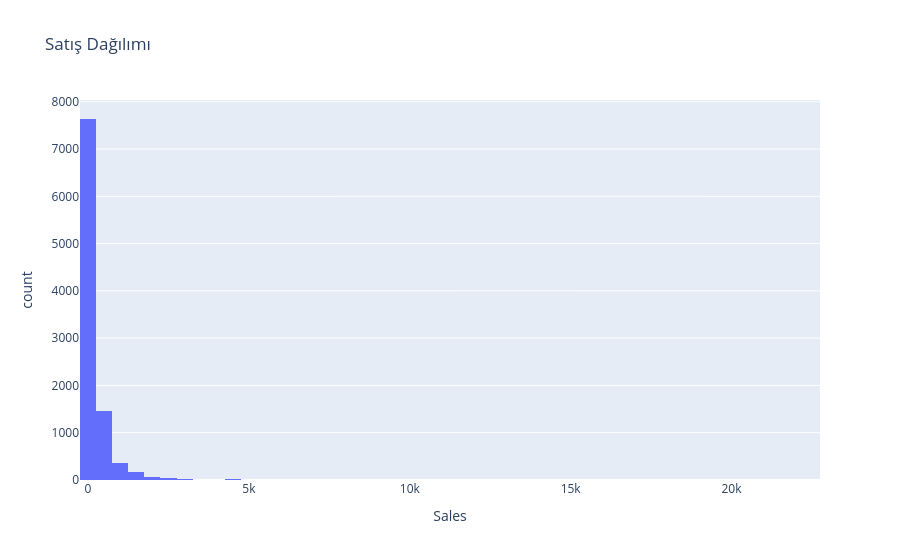

This figure's notebook cell:
### Code cell
fig=px.histogram(df,x="Sales",nbins=50,title="Satış Dağılımı")
fig.show()

### Figure 1 — Plotly figure (JSON) as saved in the notebook; plotly's stock layout.template omitted (floating-point values rounded to 4 significant figures; data arrays with more than 128 entries replaced by an {"elided": "..."} marker saying what was removed)
{"data": [{"bingroup": "x", "hovertemplate": "Sales=%{x}<br>count=%{y}<extra></extra>", "legendgroup": "", "marker": {"color": "#636efa", "pattern": {"shape": ""}}, "name": "", "nbinsx": 50, "orientation": "v", "showlegend": false, "type": "histogram", "x": {"elided": "9800 float values"}, "xaxis": "x", "yaxis": "y"}], "layout": {"barmode": "relative", "legend": {"tracegroupgap": 0}, "title": {"text": "Satış Dağılımı"}, "xaxis": {"anchor": "y", "domain": [0, 1], "title": {"text": "Sales"}}, "yaxis": {"anchor": "x", "domain": [0, 1], "title": {"text": "count"}}}}
